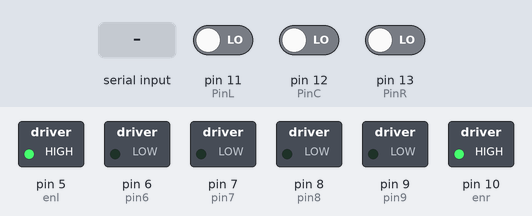
The sketch below on a simulated Arduino Uno, built with avr-gcc and run on an emulated ATmega328P. Shown: switched loads named in the sketch (green lamp = pin HIGH). Dashed ring = blinking. The test bench sets the inputs (shaded band); at power-on: pin 12 (PinC) LOW, pin 13 (PinR) LOW, pin 11 (PinL) LOW.

Above: at 1.2 s.
1.3 s: "W" received over Serial
At 1.54 s:
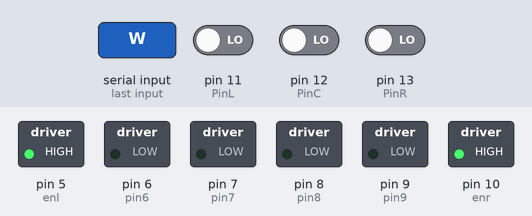
4.3 s: pin 12 (PinC) driven HIGH
At 4.62 s:
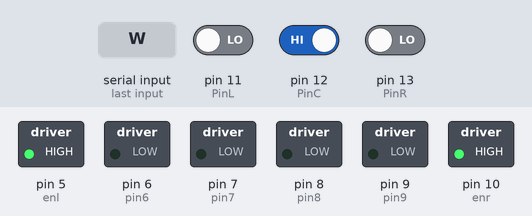
7.3 s: pin 13 (PinR) driven HIGH
At 7.7 s:
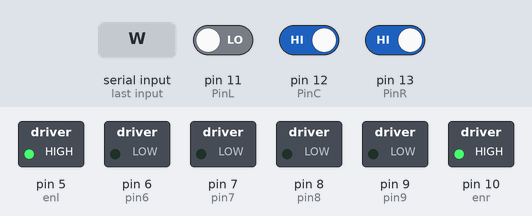
10.3 s: pin 13 (PinR) driven LOW
At 10.79 s:
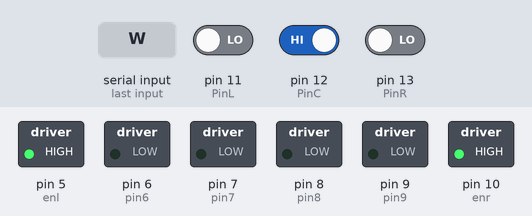
13.3 s: pin 11 (PinL) driven HIGH
At 13.49 s:
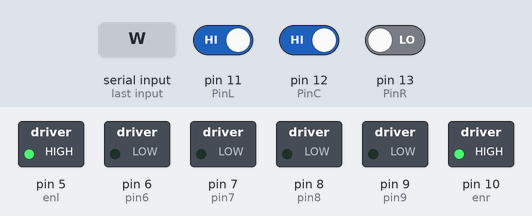
Timing chart, 0 to 17.3 s (numbered marks = the images above; inputs shaded):
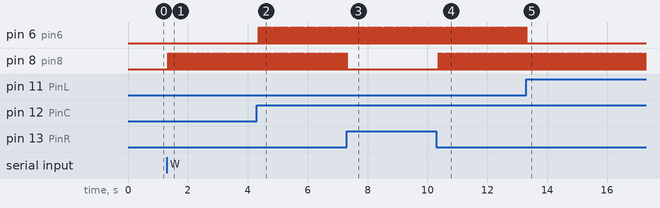

Measured:
- after the input at 1.3 s, pin 8 (pin8): alternates HIGH for 0.02 s and LOW for 0.04 s, starting at once
- after the input at 4.3 s, pin 6 (pin6): alternates HIGH for 0.02 s and LOW for 0.04 s, starting after 0.07 s
- after the input at 7.3 s, pin 8 (pin8): goes on until 7.3 s, then stays LOW
- after the input at 10.3 s, pin 8 (pin8): alternates HIGH for 0.02 s and LOW for 0.04 s, starting after 0.07 s
- after the input at 13.3 s, pin 6 (pin6): goes on until 13.3 s, then stays LOW

The sketch:

ph1_2.ino
```cpp
/*
*
* phase 1 (ultrasonic with easu driving)
* phase 2 (line follower)
*
*
*/

//left motors
int enl = 5;//enable left
int pin6 = 6;//B2
int pin7 = 7;//B1
//right motors
int enr = 10;//enable left
int pin8 = 8;//A2
int pin9 = 9;//A1

//ultrasonic
int trig_pin = A0;
int echo_pin = A1;
long echotime;
float distance;

//lineFollower
const int PinL = 11;
const int PinC = 12;
const int PinR = 13;
int LS = 0;
int CS = 0;
int RS = 0;

//bluetooth
char BluetoothData;

void setup(){
  //motor
  pinMode(pin6,OUTPUT);
  pinMode(pin7,OUTPUT);
  pinMode(pin8,OUTPUT);
  pinMode(pin9,OUTPUT);
  pinMode(enl,OUTPUT);
  pinMode(enr,OUTPUT);

  pinMode(trig_pin,OUTPUT);
  pinMode(echo_pin,INPUT);
  digitalWrite(trig_pin,LOW);

  //linefollower
  pinMode(PinL, INPUT);
  pinMode(PinC, INPUT);
  pinMode(PinR, INPUT);
  digitalWrite(enl,HIGH);
  digitalWrite(enr,HIGH);

  //bluetooth
  Serial.begin(9600);
  }
// Driving functions
void Stop(){
digitalWrite(pin6,LOW);
digitalWrite(pin7,LOW);
digitalWrite(pin8,LOW);
digitalWrite(pin9,LOW);
}

void turn_left(){
digitalWrite(pin6,HIGH);
digitalWrite(pin7,LOW);
digitalWrite(pin8,LOW);
digitalWrite(pin9,LOW);
}

void forward(){
digitalWrite(pin6,HIGH);
digitalWrite(pin7,LOW);
digitalWrite(pin8,HIGH);
digitalWrite(pin9,LOW);
}

void backward(){
digitalWrite(pin6,LOW);
digitalWrite(pin7,HIGH);
digitalWrite(pin8,LOW);
digitalWrite(pin9,HIGH);
}

void turn_right(){
digitalWrite(pin6,LOW);
digitalWrite(pin7,LOW);
digitalWrite(pin8,HIGH);
digitalWrite(pin9,LOW);
}

//line follower fuction
void follow_line(){
  BluetoothData = Serial.read();
  while(1){
    BluetoothData = Serial.read();
    if(BluetoothData=='w'){
     break;
      }


    int laststate;
    LS = digitalRead(PinL);
    CS = digitalRead(PinC);
    RS = digitalRead(PinR);
    //high means white
    //low means black
    int b = HIGH;
    int w = LOW;

    //forward
    //bwb or bbb or wbw
    if( (LS == w && CS == b && RS == w ) || ( LS == b && CS == b && RS == b ) || ( LS == b && CS == w && RS == b ) ){
      if(BluetoothData=='w'){
     break;
      }
        Stop();
        delay(40);
        forward();
        delay(15);
        laststate=1;
    }

    //right
    //wwb or wbb
    if( (LS == w && CS == w && RS == b ) || ( LS == w && CS == b && RS == b ) ){
      if(BluetoothData=='w'){
     break;
      }
        Stop();
        delay(40);
        turn_left();
        delay(15);
        laststate=2;
    }

    //left
    //bww or bbw
    if( (LS == b && CS == w && RS == w ) || ( LS == b && CS == b && RS == w ) ){
      if(BluetoothData=='w'){
     break;
      }
        Stop();
        delay(40);
        turn_right();
        delay(15);
        laststate=0;
    }
    //laststate
    //www
    if( (LS == w && CS == w && RS == w ) ){
      if(BluetoothData=='w'){
     break;
      }
        if(laststate==2){
           if(BluetoothData=='w'){
     break;
      }
          Stop();
          delay(40);
          turn_left();
          delay(15);
          }
        else if (laststate==1){
           if(BluetoothData=='w'){
     break;
      }
          Stop();
          delay(40);
          forward();
          delay(15);
          }
        else if(laststate==0){
           if(BluetoothData=='w'){
     break;
      }
          Stop();
          delay(40);
          turn_right();

          delay(15);
          }
      }
  }

}

void phase1(){
  BluetoothData = Serial.read();
  while(1){
    BluetoothData = Serial.read();
    if(BluetoothData=='u'){
     break;
     }
      digitalWrite(trig_pin,HIGH);
      delayMicroseconds(10);
      digitalWrite(trig_pin,LOW);

      echotime = pulseIn(echo_pin,HIGH);
      distance = 0.0001*((float)echotime*340.0)/2.0;
      Serial.println(distance);

      if (distance<40) {
        if(BluetoothData=='u'){
          break;
       }
        Stop();
        delay(500);
        backward();
        delay(400);
        Stop();
      }
      BluetoothData = Serial.read();
      if(BluetoothData=='u'){
        break;
        }

      //easy drive
      if(BluetoothData=='B'){
       backward();
      }

      if(BluetoothData=='F'){
        forward();
      }

      if(BluetoothData=='L'){
        turn_left();
      }

      if(BluetoothData=='R'){
          turn_right();
      }

      if(BluetoothData=='S'){
        Stop();
        }
      if(BluetoothData=='u')
        break;

    }
}


void loop() {
  BluetoothData = Serial.read();
  digitalWrite(enl,HIGH);
  digitalWrite(enr,HIGH);
  //line follower
  if(BluetoothData=='W'){
    follow_line();
  }
  if(BluetoothData=='U'){
    phase1();
  }

  if(BluetoothData=='u'||'w'){
    Stop();
  }

}
```
